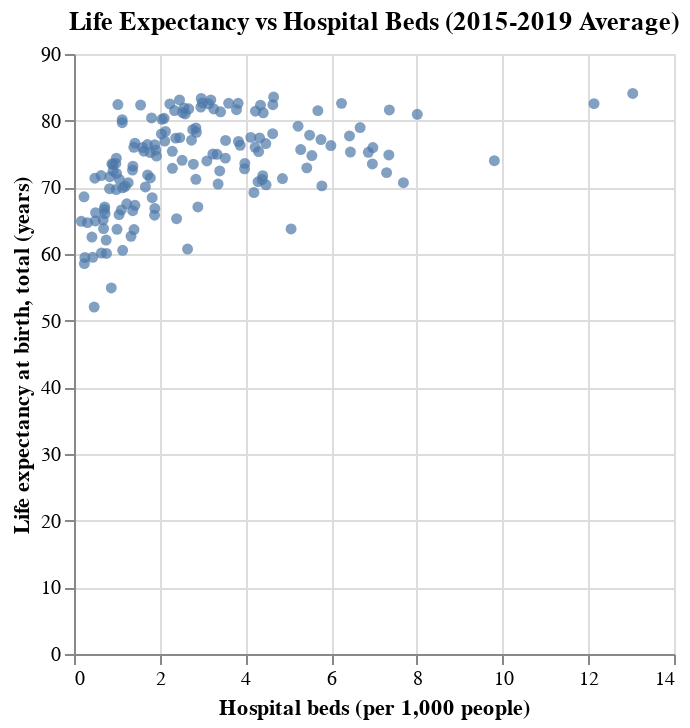

The notebook cell saved with this chart:
### Code cell
wbpivot['Hospital beds (per 1,000 people)'] = pd.to_numeric(wbpivot['Hospital beds (per 1,000 people)'], errors='coerce')
healthAgg = wbpivot.groupby("Country Name")[["Life expectancy at birth, total (years)", "Hospital beds (per 1,000 people)"]].mean().reset_index()
alt.Chart(healthAgg).mark_circle().encode(
    x='Hospital beds (per 1,000 people):Q',
    y='Life expectancy at birth, total (years):Q',
    tooltip=['Country Name','Life expectancy at birth, total (years)','Hospital beds (per 1,000 people)']
).interactive().properties(title='Life Expectancy vs Hospital Beds (2015-2019 Average)')

### Figure 1 — Vega-Lite specification as saved in the notebook (floating-point values rounded to 4 significant figures; data arrays with more than 128 entries replaced by an {"elided": "..."} marker saying what was removed)
{"config": {"view": {"continuousWidth": 300, "continuousHeight": 300}}, "data": {"name": "data-4093f6ac45490501e4035c09a5634bfc"}, "mark": {"type": "circle"}, "encoding": {"tooltip": [{"field": "Country Name", "type": "nominal"}, {"field": "Life expectancy at birth, total (years)", "type": "quantitative"}, {"field": "Hospital beds (per 1,000 people)", "type": "quantitative"}], "x": {"field": "Hospital beds (per 1,000 people)", "type": "quantitative"}, "y": {"field": "Life expectancy at birth, total (years)", "type": "quantitative"}}, "params": [{"name": "param_11", "select": {"type": "interval", "encodings": ["x", "y"]}, "bind": "scales"}], "title": "Life Expectancy vs Hospital Beds (2015-2019 Average)", "$schema": "https://vega.github.io/schema/vega-lite/v5.8.0.json", "datasets": {"data-4093f6ac45490501e4035c09a5634bfc": {"elided": "217 records"}}}
